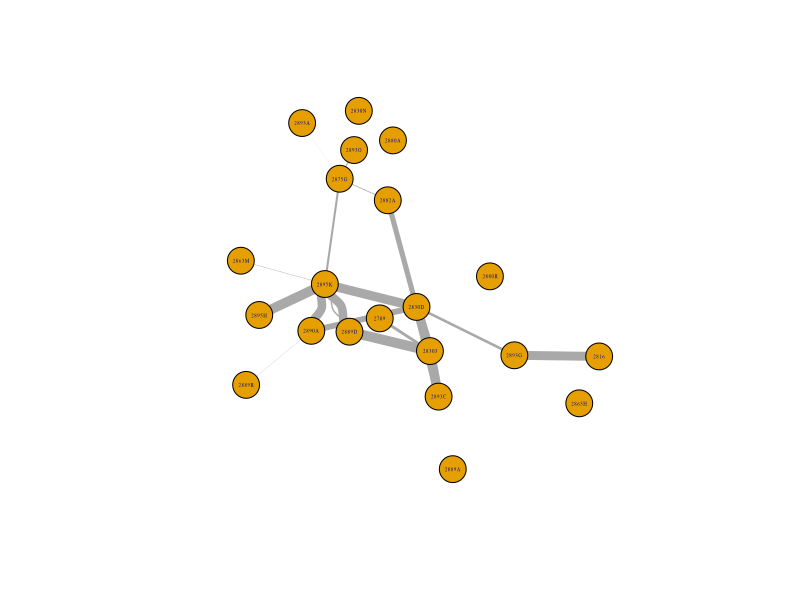
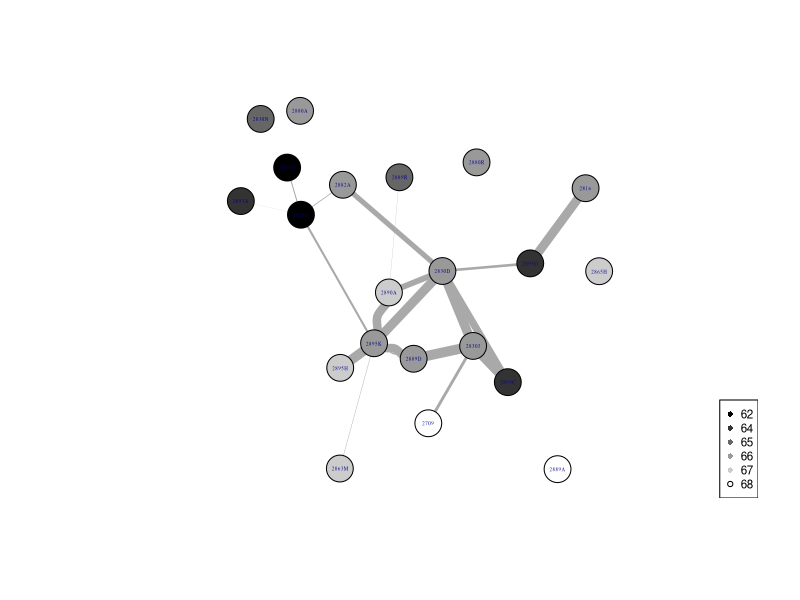
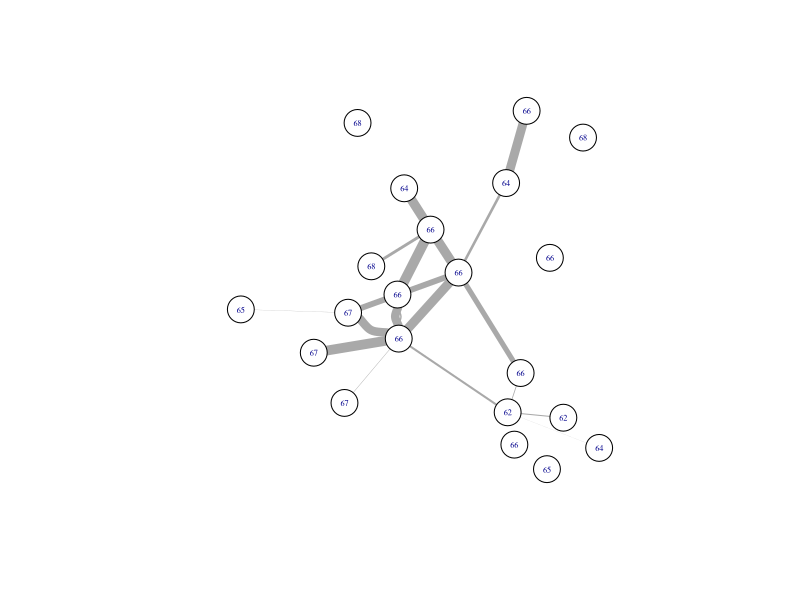

These charts were generated, in order, by the following R code:
## ---- chunk 1
require(igraph)
## ---- chunk 2
mydata <- read.csv("Book1.csv")
mydata
## ---- chunk 3
g<-graph.data.frame(mydata, directed=F)
g
V(g)
E(g)
E(g)$GR
V(g)$label.cex = 0.3
plot(g, layout = layout.auto, edge.width=(E(g)$GR)/10)

## ---- chunk 4
g2 <- g
V(g2)$X2n <- c(68, 66, 66, 66, 65, 68, 62, 66, 66, 66, 68, 66, 67, 64, 64, 62, 67, 66, 64, 65, 67)
V(g2)$color <- c("white", "gray60", "gray60","gray60","gray40","gray80","black","gray60","gray60","gray60", "white", "gray60", "gray80", "gray20","gray20","black", "gray80","gray60","gray20","gray40","gray80")   
V(g2)$label.cex = 0.3
plot(g2, layout = layout.auto, edge.width=(E(g)$GR)/10)
legend("bottomright", c("62","64","65", "66", "67", "68"),pch=c(16,16,16,16,16,1),col=c("black", "gray20", "gray40", "gray60", "gray80", "black"),cex=0.7)

## ---- chunk 5
g3 <- g
V(g3)$name <- as.character(V(g2)$X2n)
V(g3)$color <- rep("white", 21)
V(g3)$label.cex = 0.5
plot(g3, edge.width=(E(g)$GR)/10)
